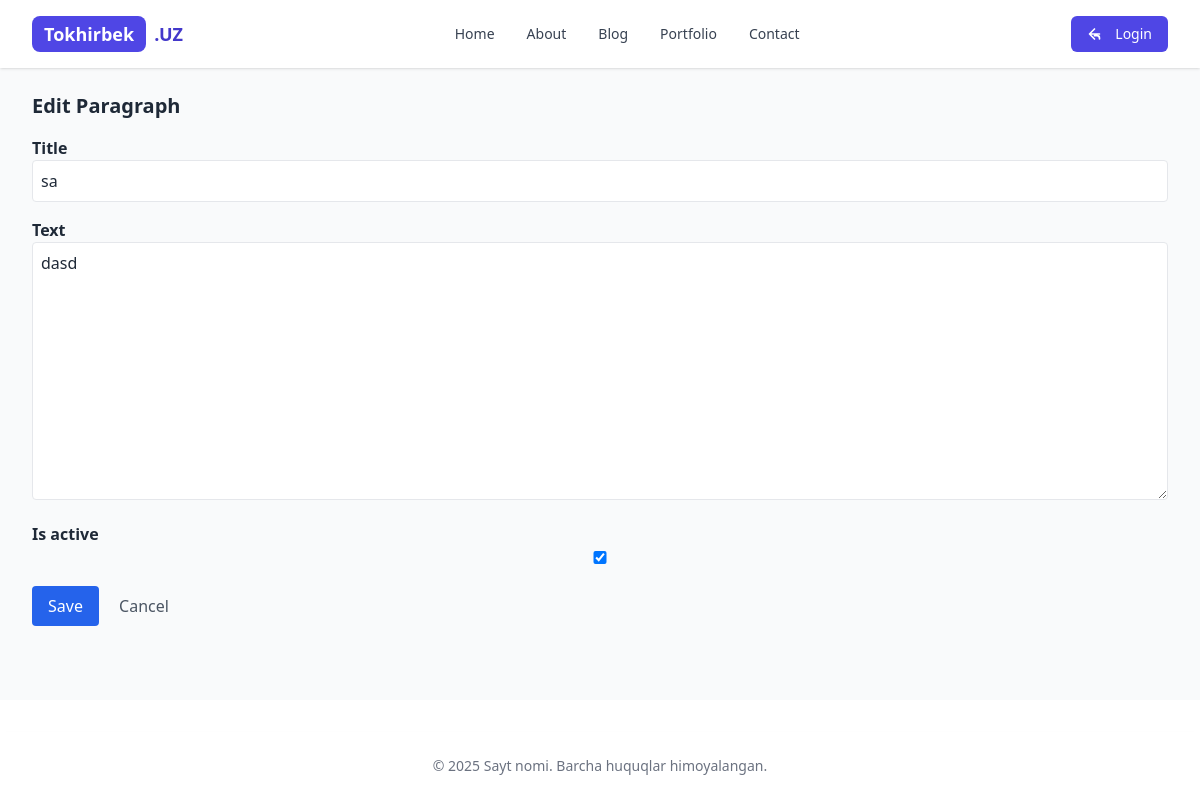
/blog/content/paragraph/update/5/, run on the app's committed database.
### apps/blog/models.py (models this page shows, shortened)
class Paragraph(models.Model):
    title      = models.CharField(max_length=255, blank=True)
    text       = models.TextField(max_length=128000)
    is_active  = models.BooleanField(default=True)
    created_at = models.DateTimeField(auto_now_add=True)
    updated_at = models.DateTimeField(auto_now=True)

### apps/blog/views.py (the view)
# urls.py: path('content/<str:model_name>/update/<int:pk>/', views.generic_content_update, name='content_update'),
def generic_content_update(request, model_name, pk):
    Model = get_model_by_name(model_name)
    content = get_object_or_404(Model, pk=pk)
    section_block = SectionContentBlock.objects.filter(
        content_type=ContentType.objects.get_for_model(Model),
        object_id=content.pk
    ).first()
    if not section_block:
        raise ValueError("Content obyekti uchun tegishli SectionContentBlock topilmadi")
    section = section_block.section
    if request.method == 'POST':
        form = get_form_by_model_name(model_name)(request.POST, request.FILES, instance=content)
        if form.is_valid():
            form.save()
            return redirect('postsection_detail', pk=section.pk)
    else:
        form = get_form_by_model_name(model_name)(instance=content)
    context = {
        'form': form,
        'section': section,
        'create': False,
    }
    return render(request, 'admin/content_form.html', context)

### apps/blog/forms.py
class ParagraphForm(forms.ModelForm):
    class Meta:
        model = Paragraph
        fields = ['title', 'text', 'is_active']

### apps/blog/utils.py (called while the page is built)
def get_model_by_name(model_name):
    mapping = {
        'paragraph': Paragraph,
        'codesnippet': CodeSnippet,
        'image': Image,
        'video': Video,
        'document': Document,
    }
    return mapping.get(model_name)

def get_form_by_model_name(model_name):
    mapping = {
        'paragraph': ParagraphForm,
        'codesnippet': CodeSnippetForm,
        'image': ImageForm,
        'video': VideoForm,
        'document': DocumentForm,
    }
    return mapping.get(model_name)

### apps/blog/templates/admin/content_form.html (shortened to what this page needs)
{% extends "base/base.html" %}
{% load widget_tweaks %}
{% block content %}
  <h1 class="text-xl font-bold mb-4">{% if create %}Add{% else %}Edit{% endif %} Paragraph</h1>
  <form method="post">
    {% for field in form %}
      <div class="mb-4">
        <label for="{{ field.id_for_label }}" class="block font-semibold">{{ field.label }}</label>
        {{ field|add_class:"w-full border rounded p-2" }}
      </div>
    {% endfor %}
    <button type="submit" class="bg-blue-600 text-white px-4 py-2 rounded">Save</button>
    <a href="{% url 'postsection_detail' pk=section.pk %}" class="ml-4 text-gray-600 hover:underline">Cancel</a>
  </form>
{% endblock %}

### data on the page
Paragraph: form "sa" "dasd" "☑"

### other printed values
{{ field.label }} "Title" "Text" "Is active"
